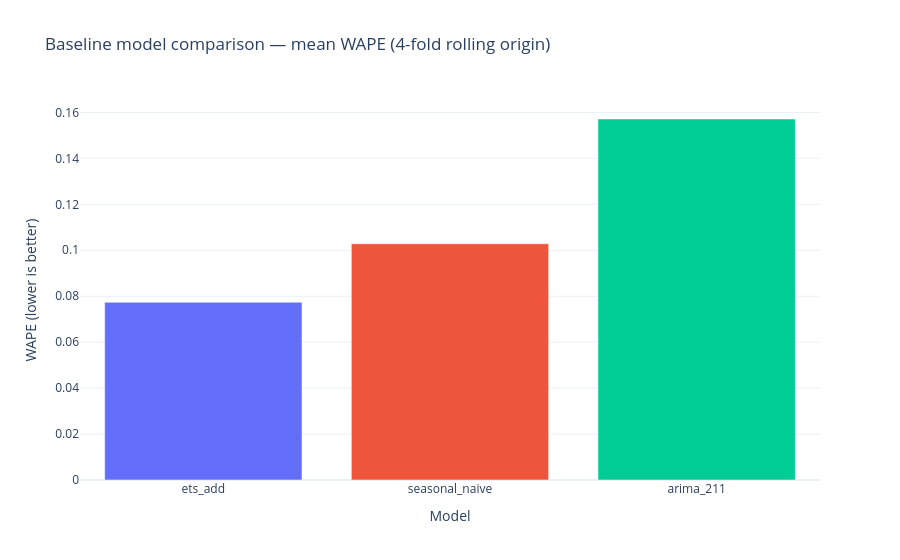

Notebook code cell kept with this figure:
### Code cell
fig = px.bar(
    combined.reset_index(),
    x="model", y="wape",
    title="Baseline model comparison — mean WAPE (4-fold rolling origin)",
    labels={"wape": "WAPE (lower is better)", "model": "Model"},
    color="model",
)
fig.update_layout(template="plotly_white", showlegend=False)
fig.write_image(str(ROOT / "reports" / "figures" / "baseline_comparison.png"))
fig.show()

### Figure 1 — Plotly figure (JSON) as saved in the notebook; plotly's stock layout.template omitted (floating-point values rounded to 4 significant figures)
{"data": [{"hovertemplate": "Model=%{x}<br>WAPE (lower is better)=%{y}<extra></extra>", "legendgroup": "ets_add", "marker": {"color": "#636efa", "pattern": {"shape": ""}}, "name": "ets_add", "orientation": "v", "showlegend": true, "textposition": "auto", "type": "bar", "x": ["ets_add"], "xaxis": "x", "y": [0.07735], "yaxis": "y"}, {"hovertemplate": "Model=%{x}<br>WAPE (lower is better)=%{y}<extra></extra>", "legendgroup": "seasonal_naive", "marker": {"color": "#EF553B", "pattern": {"shape": ""}}, "name": "seasonal_naive", "orientation": "v", "showlegend": true, "textposition": "auto", "type": "bar", "x": ["seasonal_naive"], "xaxis": "x", "y": [0.1029], "yaxis": "y"}, {"hovertemplate": "Model=%{x}<br>WAPE (lower is better)=%{y}<extra></extra>", "legendgroup": "arima_211", "marker": {"color": "#00cc96", "pattern": {"shape": ""}}, "name": "arima_211", "orientation": "v", "showlegend": true, "textposition": "auto", "type": "bar", "x": ["arima_211"], "xaxis": "x", "y": [0.1571], "yaxis": "y"}], "layout": {"barmode": "relative", "legend": {"title": {"text": "Model"}, "tracegroupgap": 0}, "showlegend": false, "title": {"text": "Baseline model comparison — mean WAPE (4-fold rolling origin)"}, "xaxis": {"anchor": "y", "categoryarray": ["ets_add", "seasonal_naive", "arima_211"], "categoryorder": "array", "domain": [0, 1], "title": {"text": "Model"}}, "yaxis": {"anchor": "x", "domain": [0, 1], "title": {"text": "WAPE (lower is better)"}}}}
